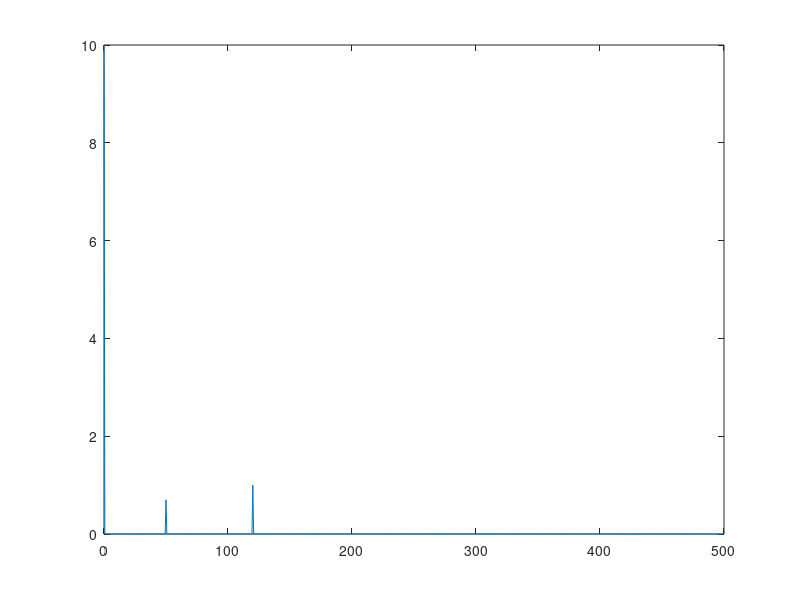

Write MATLAB code to recreate this figure.
Fs = 1000;            % Sampling frequency                    
T = 1/Fs;             % Sampling period       
L = 1500;             % Length of signal
t = (0:L-1)*T;        % Time vector

X1=0.7*sin(2*pi*50*t) + sin(2*pi*120*t);
X2=10+X1

%plot(1000*t(1:50),X1(1:50))

Y1 = fft(X1);
Y2=fft(X2);

f = Fs*(0:(L/2))/L;

P2 = abs(Y1/L);
P1 = P2(1:L/2+1);
P1(2:end-1) = 2*P1(2:end-1);

P3 = abs(Y2/L);
P4 = P3(1:L/2+1);
P4(2:end-1) = 2*P4(2:end-1);

plot(f,P4)